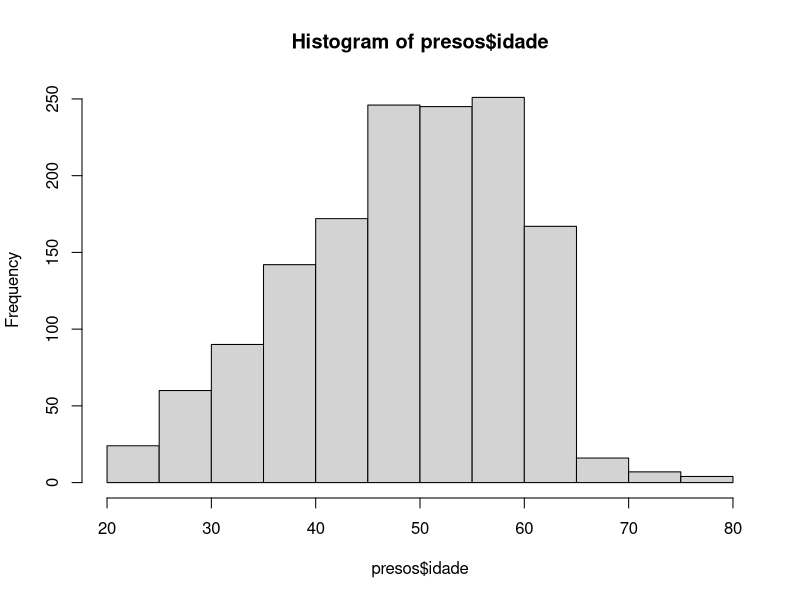
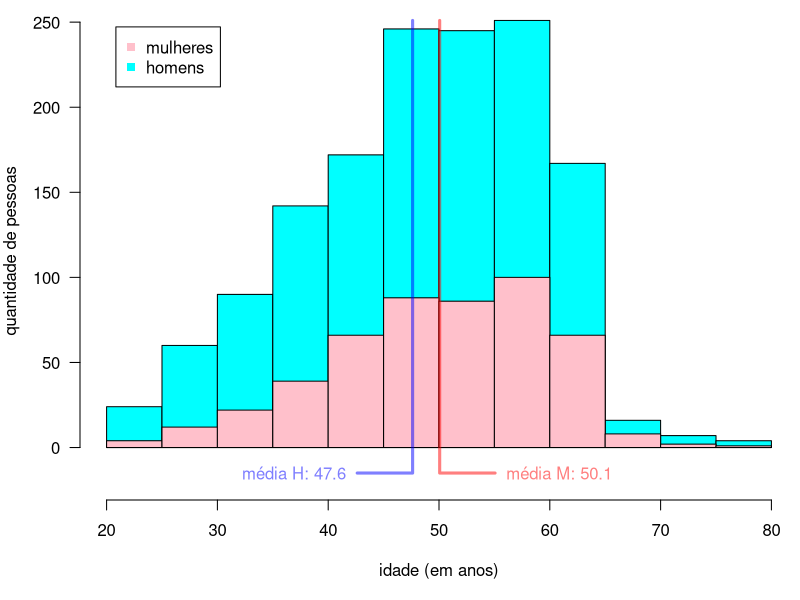

The R source for these figures, in order:
presos.raw <- read.csv ("presos.csv")
nrow (presos.raw)
table (presos.raw$genero)

presos <- subset (presos.raw, data.nascimento != "")
nrow (presos)

presos$data.nascimento <- as.Date (presos$data.nascimento)
presos$idade <- as.numeric (Sys.Date() - presos$data.nascimento) / 365.25

nrow (subset (presos, idade < 18))
nrow (subset (presos, idade >= 80))

presos <- subset (presos, idade >= 18 & idade < 80)
nrow (presos)
table (presos$genero)

summary (presos$idade)

n <- nrow (presos)
length (which (presos$idade > 45 & presos$idade < 55)) / n
length (which (presos$idade > 40 & presos$idade < 60)) / n

(mean.df <- aggregate (presos, idade ~ genero, mean))
mean.f <- mean.df$idade [1]
mean.m <- mean.df$idade [2]
aggregate (presos, idade ~ genero, median)
anova (lm (idade ~ genero, presos))

h <- hist (presos$idade)
max.count <- max (h$counts)

png (file = "histograma-idades.png", height = 640, width = 640, pointsize = 24)
par (mar = c (5, 4, 0.1, 0.1))
plot (h, col = "cyan", las = 1, ylim = c (-20, max.count),
      xlab = "idade (em anos)", ylab = "quantidade de pessoas", main = "")
hist (subset(presos, genero == "F")$idade, col = "pink", breaks = h$breaks,
      add = TRUE)
lines (mean.f + c (5, 0, 0), c (-15, -15, max.count), col = "#ff000080",
       lwd = 3)
text (mean.f + 6, -15, adj = c (0, 0.5), col = "#ff000080",
      label = sprintf ("média M: %.1f", mean.f))
lines (mean.m + c (-5, 0, 0), c (-15, -15, max.count), col = "#0000ff80",
       lwd = 3)
text (mean.m - 6, -15, adj = c (1, 0.5), col = "#0000ff80",
      label = sprintf ("média H: %.1f", mean.m))
legend ("topleft", legend = c("mulheres", "homens"), pch = 15,
        col = c("pink", "cyan"), inset = 0.05)
dev.off ()
